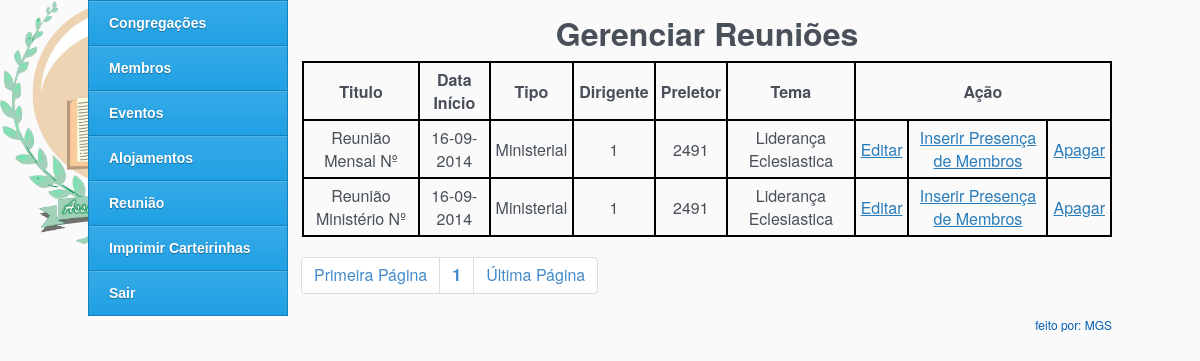
Screenshot of /pages/list_reuniao.php (signed in) with the database file from the repository.
### tables this page shows
CREATE TABLE `reuniao` (
  `id` int(11) NOT NULL AUTO_INCREMENT,
  `titulo` char(100) DEFAULT NULL,
  `dirigente` int(11) DEFAULT NULL,
  `preletor` int(11) DEFAULT NULL,
  `tipo` varchar(100) DEFAULT NULL,
  `tema` char(100) DEFAULT NULL,
  `DataInicio` date DEFAULT NULL,
  `obs` char(60) DEFAULT NULL,
  `DataFim` date DEFAULT NULL,
  `status` int(11) NOT NULL COMMENT '0 = aberto, 1 = fechado ',
  `setores` varchar(200) NOT NULL COMMENT 'aqui é onde os setores pelas quais a a reuniao faz parte, pra poder dar a falta',
  PRIMARY KEY (`id`),
  KEY `dirigente` (`dirigente`),
  KEY `preletor` (`preletor`)
);

### function/format_data.php (called while the page is built, shortened)
<?php
function format_data_Normal($data){
		$explode = explode("-", $data);
	$dia = $explode[2];
	$mes = $explode[1];
	$ano = $explode[0];
	$newData = "$dia-$mes-$ano";
	return $newData;
}

### pages/list_reuniao.php (the view, shortened to what this page needs)
<?php
include_once "../function/format_data.php";
?>
<!DOCTYPE html PUBLIC "-//W3C//DTD XHTML 1.0 Transitional//EN" "http://www.w3.org/TR/xhtml1/DTD/xhtml1-transitional.dtd">
<html>
<head>
    <link rel="stylesheet" href="../css/style.css"/>
</head>
<body>
<div id="box">
    <div id="corpo">
        <div id="conteudo">
            <h1>Gerenciar Reuniões</h1>
            <table width="100%" style="margin-top:5px">
                <tr>
                    <td style="font-weight: bold">Titulo</td>
                    <td style="font-weight: bold">Data In&iacute;cio</td>
                    <td style="font-weight: bold">Tipo</td>
                    <td style="font-weight: bold">Dirigente</td>
                    <td style="font-weight: bold">Preletor</td>
                    <td style="font-weight: bold">Tema</td>
                    <td colspan="6" style="font-weight: bold">A&ccedil;&atilde;o</td>
                </tr>
                <?php
                $sql = mysql_query("SELECT * FROM reuniao where status = 0 ORDER BY titulo ASC") or die(mysql_error());
                while($ln = mysql_fetch_array($sql)){
                    ?>
                    <tr>
                        <td><?php echo $ln['titulo']; ?></td>
                        <td><?php echo format_data_Normal($ln['DataInicio']); ?></td>
                        <td><?php echo $ln['tipo']; ?></td>
                        <td><?php echo $ln['dirigente']; ?></td>
                        <td><?php echo $ln['preletor']; ?></td>
                        <td><?php echo $ln['tema']; ?></td>
                        <td><a href="edit_reuniao.php?id=<?php echo $ln['id'];?>">Editar</a></td>
                        <td><a href="dar_presenca.php?id=<?php echo $ln['id'];?>">Inserir Presen&ccedil;a de Membros</a></td>
                        <td><a href="?id=<?php echo $ln['id'];?>">Apagar</a></td>
                    </tr>
                <?}?>
            </table>
            <div id="paginacao">
                <?php
                include "paginacao.php";
                ?>
            </div>
        </div>
        <?php include("menu.php");?>
    </div>
    <div id="footer" style="float:right;">
        <a href="pages/contact.php">feito por: MGS</a>
    </div>
</div>
</body>
</html>

### css/style.css (style rules this page uses)
* { margin: 0; padding: 0; }
#box { width: 1024px; margin: 0 auto; }
body { font-family: "Helvetica Neue",Helvetica,Arial; background: url('../images/logo%20igreja.png') #fafafa no-repeat left top; background-size: 250px ; }
#conteudo { width:810px; float: right; margin-top:0; padding-top:10px; }
#conteudo h1 { text-align: center; font-family: "Helvetica Neue",Helvetica,Arial; color:#49505a; }
#conteudo table { border-collapse: collapse !important; margin-top:0; width:100%; }
#conteudo table th, #conteudo table td { border: 2px solid #000 !important; text-align: center; padding:5px; color:#49505a; }
#conteudo a { font-weight: normal; color: #287CBB; cursor: pointer; border-radius: 0; }
#paginacao { margin-top:10px; float: left; }
#footer a { text-decoration: none; color:#005fb3; font-size:12px; }

### rows the page displays
reuniao: titulo "Reunião Mensal Nº", DataInicio "16-09-2014", tipo "Ministerial", dirigente "1", preletor "2491", tema "Liderança Eclesiastica"
reuniao: titulo "Reunião Ministério Nº", DataInicio "16-09-2014", tipo "Ministerial", dirigente "1", preletor "2491", tema "Liderança Eclesiastica"

### other values shown
$pagina "1"
